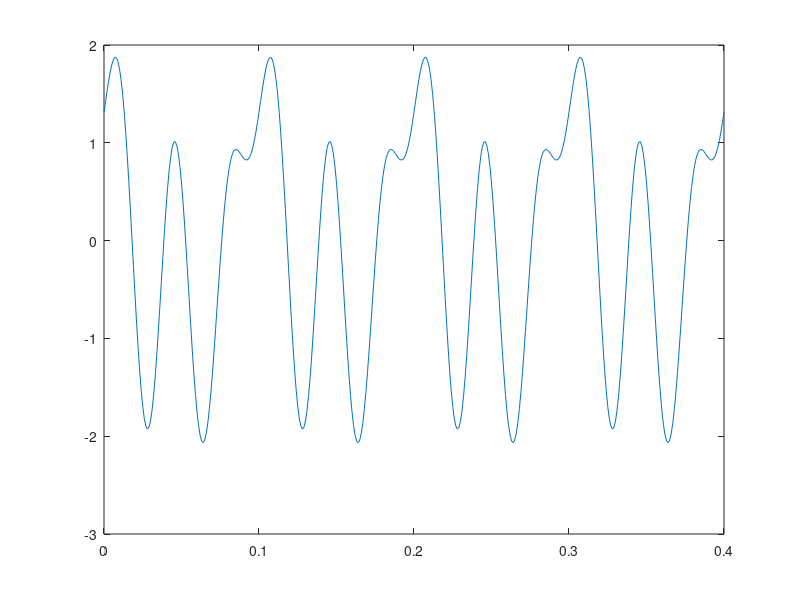

MATLAB code for this plot: (Note: this script raises an error after producing the figure.)
T_a = 1/1000;
T = 1/10;

freq = [10; 20; 30];
phase = 2*pi*rand(length(freq),1) - pi;

t = 0:T_a:4*T;

x = sum(sin(2*pi*freq*t + phase));

plot(t, x);

p = potencia(x, T_a, T)